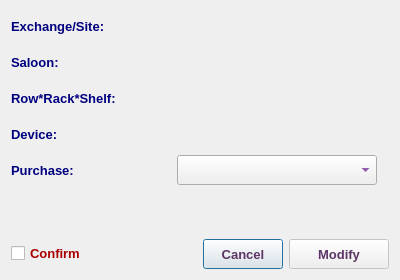
<?xml version="1.0" encoding="UTF-8"?>
<ui version="4.0">
 <class>EditDevicePurchaseDialog</class>
 <widget class="QDialog" name="EditDevicePurchaseDialog">
  <property name="windowModality">
   <enum>Qt::NonModal</enum>
  </property>
  <property name="geometry">
   <rect>
    <x>0</x>
    <y>0</y>
    <width>400</width>
    <height>280</height>
   </rect>
  </property>
  <property name="sizePolicy">
   <sizepolicy hsizetype="Fixed" vsizetype="Fixed">
    <horstretch>0</horstretch>
    <verstretch>0</verstretch>
   </sizepolicy>
  </property>
  <property name="minimumSize">
   <size>
    <width>400</width>
    <height>280</height>
   </size>
  </property>
  <property name="maximumSize">
   <size>
    <width>401</width>
    <height>281</height>
   </size>
  </property>
  <property name="font">
   <font>
    <family>Tahoma</family>
    <pointsize>10</pointsize>
   </font>
  </property>
  <property name="windowTitle">
   <string>Edit Device Purchase</string>
  </property>
  <property name="windowIcon">
   <iconset resource="../../../../image.qrc">
    <normaloff>:/Image/purchase.png</normaloff>:/Image/purchase.png</iconset>
  </property>
  <layout class="QVBoxLayout" name="verticalLayout">
   <item>
    <layout class="QHBoxLayout" name="horizontalLayout_7">
     <item>
      <widget class="QLabel" name="label_6">
       <property name="minimumSize">
        <size>
         <width>160</width>
         <height>30</height>
        </size>
       </property>
       <property name="maximumSize">
        <size>
         <width>160</width>
         <height>30</height>
        </size>
       </property>
       <property name="font">
        <font>
         <family>Tahoma</family>
         <pointsize>10</pointsize>
         <weight>75</weight>
         <bold>true</bold>
        </font>
       </property>
       <property name="styleSheet">
        <string notr="true">color: rgb(0, 0, 127);</string>
       </property>
       <property name="text">
        <string>Exchange/Site:</string>
       </property>
      </widget>
     </item>
     <item>
      <widget class="QLabel" name="abbrLbl">
       <property name="sizePolicy">
        <sizepolicy hsizetype="Expanding" vsizetype="Preferred">
         <horstretch>0</horstretch>
         <verstretch>0</verstretch>
        </sizepolicy>
       </property>
       <property name="minimumSize">
        <size>
         <width>200</width>
         <height>30</height>
        </size>
       </property>
       <property name="maximumSize">
        <size>
         <width>16777215</width>
         <height>30</height>
        </size>
       </property>
       <property name="font">
        <font>
         <family>Tahoma</family>
         <pointsize>10</pointsize>
         <weight>75</weight>
         <bold>true</bold>
        </font>
       </property>
       <property name="styleSheet">
        <string notr="true">color: rgb(85, 0, 127);</string>
       </property>
       <property name="text">
        <string/>
       </property>
       <property name="alignment">
        <set>Qt::AlignLeading|Qt::AlignLeft|Qt::AlignVCenter</set>
       </property>
       <property name="wordWrap">
        <bool>true</bool>
       </property>
      </widget>
     </item>
    </layout>
   </item>
   <item>
    <layout class="QHBoxLayout" name="horizontalLayout_6">
     <item>
      <widget class="QLabel" name="label_5">
       <property name="minimumSize">
        <size>
         <width>160</width>
         <height>30</height>
        </size>
       </property>
       <property name="maximumSize">
        <size>
         <width>160</width>
         <height>30</height>
        </size>
       </property>
       <property name="font">
        <font>
         <family>Tahoma</family>
         <pointsize>10</pointsize>
         <weight>75</weight>
         <bold>true</bold>
        </font>
       </property>
       <property name="styleSheet">
        <string notr="true">color: rgb(0, 0, 127);</string>
       </property>
       <property name="text">
        <string>Saloon:</string>
       </property>
      </widget>
     </item>
     <item>
      <widget class="QLabel" name="saloonLbl">
       <property name="sizePolicy">
        <sizepolicy hsizetype="Expanding" vsizetype="Preferred">
         <horstretch>0</horstretch>
         <verstretch>0</verstretch>
        </sizepolicy>
       </property>
       <property name="minimumSize">
        <size>
         <width>200</width>
         <height>30</height>
        </size>
       </property>
       <property name="maximumSize">
        <size>
         <width>16777215</width>
         <height>30</height>
        </size>
       </property>
       <property name="font">
        <font>
         <family>Tahoma</family>
         <pointsize>10</pointsize>
         <weight>75</weight>
         <bold>true</bold>
        </font>
       </property>
       <property name="styleSheet">
        <string notr="true">color: rgb(85, 0, 127);</string>
       </property>
       <property name="text">
        <string/>
       </property>
       <property name="alignment">
        <set>Qt::AlignLeading|Qt::AlignLeft|Qt::AlignVCenter</set>
       </property>
       <property name="wordWrap">
        <bool>true</bool>
       </property>
      </widget>
     </item>
    </layout>
   </item>
   <item>
    <layout class="QHBoxLayout" name="horizontalLayout_5">
     <item>
      <widget class="QLabel" name="label_4">
       <property name="minimumSize">
        <size>
         <width>160</width>
         <height>30</height>
        </size>
       </property>
       <property name="maximumSize">
        <size>
         <width>160</width>
         <height>30</height>
        </size>
       </property>
       <property name="font">
        <font>
         <family>Tahoma</family>
         <pointsize>10</pointsize>
         <weight>75</weight>
         <bold>true</bold>
        </font>
       </property>
       <property name="styleSheet">
        <string notr="true">color: rgb(0, 0, 127);</string>
       </property>
       <property name="text">
        <string>Row*Rack*Shelf:</string>
       </property>
      </widget>
     </item>
     <item>
      <widget class="QLabel" name="RRSLbl">
       <property name="sizePolicy">
        <sizepolicy hsizetype="Expanding" vsizetype="Preferred">
         <horstretch>0</horstretch>
         <verstretch>0</verstretch>
        </sizepolicy>
       </property>
       <property name="minimumSize">
        <size>
         <width>200</width>
         <height>30</height>
        </size>
       </property>
       <property name="maximumSize">
        <size>
         <width>16777215</width>
         <height>30</height>
        </size>
       </property>
       <property name="font">
        <font>
         <family>Tahoma</family>
         <pointsize>10</pointsize>
         <weight>75</weight>
         <bold>true</bold>
        </font>
       </property>
       <property name="styleSheet">
        <string notr="true">color: rgb(85, 0, 127);</string>
       </property>
       <property name="text">
        <string/>
       </property>
       <property name="wordWrap">
        <bool>true</bool>
       </property>
      </widget>
     </item>
    </layout>
   </item>
   <item>
    <layout class="QHBoxLayout" name="horizontalLayout_3">
     <item>
      <widget class="QLabel" name="label_3">
       <property name="minimumSize">
        <size>
         <width>160</width>
         <height>30</height>
        </size>
       </property>
       <property name="maximumSize">
        <size>
         <width>160</width>
         <height>30</height>
        </size>
       </property>
       <property name="font">
        <font>
         <family>Tahoma</family>
         <pointsize>10</pointsize>
         <weight>75</weight>
         <bold>true</bold>
        </font>
       </property>
       <property name="styleSheet">
        <string notr="true">color: rgb(0, 0, 127);</string>
       </property>
       <property name="text">
        <string>Device:</string>
       </property>
      </widget>
     </item>
     <item>
      <widget class="QLabel" name="deviceLbl">
       <property name="sizePolicy">
        <sizepolicy hsizetype="Expanding" vsizetype="Preferred">
         <horstretch>0</horstretch>
         <verstretch>0</verstretch>
        </sizepolicy>
       </property>
       <property name="minimumSize">
        <size>
         <width>200</width>
         <height>30</height>
        </size>
       </property>
       <property name="maximumSize">
        <size>
         <width>16777215</width>
         <height>30</height>
        </size>
       </property>
       <property name="font">
        <font>
         <family>Tahoma</family>
         <pointsize>10</pointsize>
         <weight>75</weight>
         <bold>true</bold>
        </font>
       </property>
       <property name="styleSheet">
        <string notr="true">color: rgb(85, 0, 127);</string>
       </property>
       <property name="text">
        <string/>
       </property>
       <property name="wordWrap">
        <bool>true</bool>
       </property>
      </widget>
     </item>
    </layout>
   </item>
   <item>
    <layout class="QHBoxLayout" name="horizontalLayout_9">
     <item>
      <widget class="QLabel" name="label_8">
       <property name="minimumSize">
        <size>
         <width>160</width>
         <height>30</height>
        </size>
       </property>
       <property name="maximumSize">
        <size>
         <width>160</width>
         <height>30</height>
        </size>
       </property>
       <property name="font">
        <font>
         <family>Tahoma</family>
         <pointsize>10</pointsize>
         <weight>75</weight>
         <bold>true</bold>
        </font>
       </property>
       <property name="styleSheet">
        <string notr="true">color: rgb(0, 0, 127);</string>
       </property>
       <property name="text">
        <string>Purchase:</string>
       </property>
      </widget>
     </item>
     <item>
      <widget class="QComboBox" name="purchaseCB">
       <property name="minimumSize">
        <size>
         <width>200</width>
         <height>30</height>
        </size>
       </property>
       <property name="maximumSize">
        <size>
         <width>300</width>
         <height>30</height>
        </size>
       </property>
       <property name="font">
        <font>
         <family>Tahoma</family>
         <pointsize>10</pointsize>
         <weight>75</weight>
         <bold>true</bold>
        </font>
       </property>
       <property name="styleSheet">
        <string notr="true">color: rgb(85, 0, 127);</string>
       </property>
      </widget>
     </item>
     <item>
      <spacer name="horizontalSpacer_2">
       <property name="orientation">
        <enum>Qt::Horizontal</enum>
       </property>
       <property name="sizeHint" stdset="0">
        <size>
         <width>40</width>
         <height>20</height>
        </size>
       </property>
      </spacer>
     </item>
    </layout>
   </item>
   <item>
    <spacer name="verticalSpacer">
     <property name="font">
      <font>
       <family>Tahoma</family>
       <pointsize>10</pointsize>
      </font>
     </property>
     <property name="orientation">
      <enum>Qt::Vertical</enum>
     </property>
     <property name="sizeHint" stdset="0">
      <size>
       <width>20</width>
       <height>81</height>
      </size>
     </property>
    </spacer>
   </item>
   <item>
    <layout class="QHBoxLayout" name="horizontalLayout_4">
     <item>
      <widget class="QCheckBox" name="checkBox">
       <property name="font">
        <font>
         <family>Tahoma</family>
         <pointsize>10</pointsize>
         <weight>75</weight>
         <bold>true</bold>
        </font>
       </property>
       <property name="styleSheet">
        <string notr="true">color: rgb(170, 0, 0);</string>
       </property>
       <property name="text">
        <string>Confirm</string>
       </property>
      </widget>
     </item>
     <item>
      <spacer name="horizontalSpacer">
       <property name="font">
        <font>
         <family>Tahoma</family>
         <pointsize>10</pointsize>
        </font>
       </property>
       <property name="orientation">
        <enum>Qt::Horizontal</enum>
       </property>
       <property name="sizeHint" stdset="0">
        <size>
         <width>40</width>
         <height>20</height>
        </size>
       </property>
      </spacer>
     </item>
     <item>
      <widget class="QPushButton" name="cancelBtn">
       <property name="sizePolicy">
        <sizepolicy hsizetype="Preferred" vsizetype="Preferred">
         <horstretch>0</horstretch>
         <verstretch>0</verstretch>
        </sizepolicy>
       </property>
       <property name="minimumSize">
        <size>
         <width>80</width>
         <height>30</height>
        </size>
       </property>
       <property name="maximumSize">
        <size>
         <width>120</width>
         <height>30</height>
        </size>
       </property>
       <property name="font">
        <font>
         <family>Tahoma</family>
         <pointsize>10</pointsize>
         <weight>75</weight>
         <bold>true</bold>
        </font>
       </property>
       <property name="styleSheet">
        <string notr="true">color: rgb(92, 53, 102);</string>
       </property>
       <property name="text">
        <string>Cancel</string>
       </property>
      </widget>
     </item>
     <item>
      <widget class="QPushButton" name="okBtn">
       <property name="enabled">
        <bool>false</bool>
       </property>
       <property name="sizePolicy">
        <sizepolicy hsizetype="Preferred" vsizetype="Preferred">
         <horstretch>0</horstretch>
         <verstretch>0</verstretch>
        </sizepolicy>
       </property>
       <property name="minimumSize">
        <size>
         <width>100</width>
         <height>30</height>
        </size>
       </property>
       <property name="maximumSize">
        <size>
         <width>180</width>
         <height>30</height>
        </size>
       </property>
       <property name="font">
        <font>
         <family>Tahoma</family>
         <pointsize>10</pointsize>
         <weight>75</weight>
         <bold>true</bold>
        </font>
       </property>
       <property name="styleSheet">
        <string notr="true">color: rgb(92, 53, 102);</string>
       </property>
       <property name="text">
        <string>Modify</string>
       </property>
       <property name="icon">
        <iconset resource="../../../../image.qrc">
         <normaloff>:/Image/edit.png</normaloff>:/Image/edit.png</iconset>
       </property>
       <property name="iconSize">
        <size>
         <width>20</width>
         <height>20</height>
        </size>
       </property>
      </widget>
     </item>
    </layout>
   </item>
  </layout>
 </widget>
 <tabstops>
  <tabstop>purchaseCB</tabstop>
  <tabstop>checkBox</tabstop>
  <tabstop>okBtn</tabstop>
  <tabstop>cancelBtn</tabstop>
 </tabstops>
 <resources>
  <include location="../../../../image.qrc"/>
 </resources>
 <connections/>
</ui>
